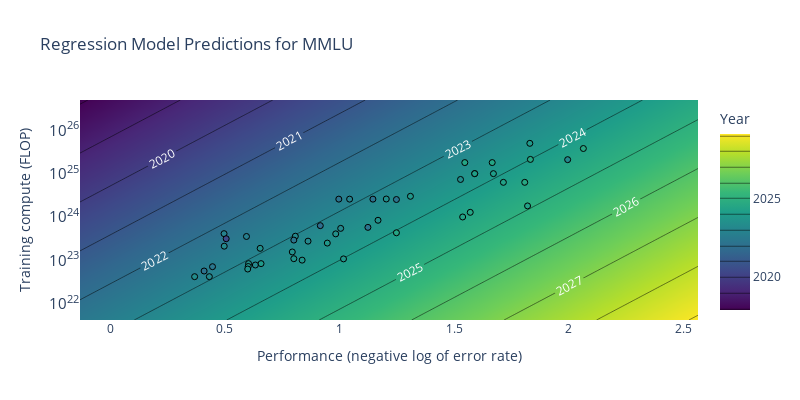

The notebook cell saved with this chart:
### Code cell
# Define the range for performance and log_compute
performance_min, performance_max = filtered_reg_df[benchmark_to_analyze + '_log_error'].min(), filtered_reg_df[benchmark_to_analyze + '_log_error'].max()
log_cost_min, log_cost_max = filtered_reg_df[cost_var].min(), filtered_reg_df[cost_var].max()

# Create a grid of values
performance_vals = np.linspace(performance_min - 0.5, performance_max + 0.5, 100)
log_cost_vals = np.linspace(log_cost_min - 1, log_cost_max + 1, 100)
X_grid, Y_grid = np.meshgrid(performance_vals, log_cost_vals)

# Prepare the grid for prediction
X_pred = pd.DataFrame({
    benchmark_to_analyze + '_log_error': X_grid.ravel(),
    cost_var: Y_grid.ravel()
})

# Generate predictions
Z_pred = time_model.predict(X_pred)
Z_pred = Z_pred.values.reshape(X_grid.shape)

min_year = Z_pred.min()
max_year = Z_pred.max()

# Plot the contour using Plotly
fig = go.Figure(data=go.Contour(
    x=performance_vals,
    y=10**log_cost_vals,
    z=Z_pred,
    colorscale=colorscale,
    colorbar=dict(title='Year'),
    contours=dict(
        coloring='heatmap',
        showlabels=True,
        labelfont=dict(size=12, color='white')
    )
))

# Add the actual data points with Viridiscolorscale
fig.add_trace(go.Scatter(
    x=filtered_reg_df[benchmark_to_analyze + '_log_error'],
    y=10**filtered_reg_df[cost_var],
    mode='markers',
    marker=dict(
        color=filtered_reg_df['float_date'],
        colorscale=colorscale,
        cmin=min_year,
        cmax=max_year,
        line=dict(width=1, color='black')
    ),
    text=filtered_reg_df['System'],
    name='Data'
))

fig.update_yaxes(type='log')

fig.update_layout(
    title=f'Regression Model Predictions for {benchmark_to_analyze}',
    xaxis_title='Performance (negative log of error rate)',
    yaxis_title=var_labels[cost_var],
    coloraxis_colorbar=dict(title=f'Predicted Year'),
    width=800,
    height=400
)

if save:
    save_plot(fig, results_dir, f'{benchmark_to_analyze}_predictions_isotime_contour_cost={cost_var}')

fig.show()

### Figure 1 — Plotly figure (JSON) as saved in the notebook; plotly's stock layout.template omitted (floating-point values rounded to 4 significant figures; data arrays with more than 128 entries replaced by an {"elided": "..."} marker saying what was removed)
{"data": [{"colorbar": {"title": {"text": "Year"}}, "colorscale": [[0, "#440154"], [0.1111, "#482878"], [0.2222, "#3e4989"], [0.3333, "#31688e"], [0.4444, "#26828e"], [0.5556, "#1f9e89"], [0.6667, "#35b779"], [0.7778, "#6ece58"], [0.8889, "#b5de2b"], [1, "#fde725"]], "contours": {"coloring": "heatmap", "labelfont": {"color": "white", "size": 12}, "showlabels": true}, "type": "contour", "x": [-0.1318, -0.1046, -0.07738, -0.05015, -0.02293, 0.004301, 0.03153, 0.05875, 0.08598, 0.1132, 0.1404, 0.1677, 0.1949, 0.2221, 0.2493, 0.2766, 0.3038, 0.331, 0.3582, 0.3855, 0.4127, 0.4399, 0.4671, 0.4944, 0.5216, 0.5488, 0.5761, 0.6033, 0.6305, 0.6577, 0.685, 0.7122, 0.7394, 0.7666, 0.7939, 0.8211, 0.8483, 0.8755, 0.9028, 0.93, 0.9572, 0.9844, 1.012, 1.039, 1.066, 1.093, 1.121, 1.148, 1.175, 1.202, 1.229, 1.257, 1.284, 1.311, 1.338, 1.366, 1.393, 1.42, 1.447, 1.475, 1.502, 1.529, 1.556, 1.583, 1.611, 1.638, 1.665, 1.692, 1.72, 1.747, 1.774, 1.801, 1.828, 1.856, 1.883, 1.91, 1.937, 1.965, 1.992, 2.019, 2.046, 2.073, 2.101, 2.128, 2.155, 2.182, 2.21, 2.237, 2.264, 2.291, 2.319, 2.346, 2.373, 2.4, 2.427, 2.455, 2.482, 2.509, 2.536, 2.564], "y": [4.2e+21, 4.726e+21, 5.318e+21, 5.985e+21, 6.735e+21, 7.579e+21, 8.528e+21, 9.597e+21, 1.08e+22, 1.215e+22, 1.368e+22, 1.539e+22, 1.732e+22, 1.949e+22, 2.193e+22, 2.468e+22, 2.777e+22, 3.125e+22, 3.516e+22, 3.957e+22, 4.453e+22, 5.011e+22, 5.639e+22, 6.345e+22, 7.14e+22, 8.035e+22, 9.042e+22, 1.018e+23, 1.145e+23, 1.288e+23, 1.45e+23, 1.632e+23, 1.836e+23, 2.066e+23, 2.325e+23, 2.616e+23, 2.944e+23, 3.313e+23, 3.728e+23, 4.195e+23, 4.721e+23, 5.313e+23, 5.978e+23, 6.728e+23, 7.571e+23, 8.519e+23, 9.587e+23, 1.079e+24, 1.214e+24, 1.366e+24, 1.537e+24, 1.73e+24, 1.947e+24, 2.191e+24, 2.465e+24, 2.774e+24, 3.122e+24, 3.513e+24, 3.953e+24, 4.448e+24, 5.005e+24, 5.633e+24, 6.338e+24, 7.133e+24, 8.026e+24, 9.032e+24, 1.016e+25, 1.144e+25, 1.287e+25, 1.448e+25, 1.63e+25, 1.834e+25, 2.064e+25, 2.322e+25, 2.613e+25, 2.941e+25, 3.309e+25, 3.724e+25, 4.191e+25, 4.716e+25, 5.307e+25, 5.972e+25, 6.72e+25, 7.562e+25, 8.51e+25, 9.576e+25, 1.078e+26, 1.213e+26, 1.365e+26, 1.536e+26, 1.728e+26, 1.945e+26, 2.188e+26, 2.462e+26, 2.771e+26, 3.118e+26, 3.509e+26, 3.948e+26, 4.443e+26, 5e+26], "z": {"elided": "100x100 float values"}}, {"marker": {"cmax": 2029.0, "cmin": 2018.0, "color": [2023.0, 2023.0, 2022.0, 2022.0, 2024.0, 2024.0, 2024.0, 2023.0, 2024.0, 2024.0, 2023.0, 2022.0, 2023.0, 2023.0, 2022.0, 2024.0, 2024.0, 2024.0, 2024.0, 2025.0, 2025.0, 2023.0, 2023.0, 2023.0, 2023.0, 2024.0, 2024.0, 2024.0, 2024.0, 2024.0, 2025.0, 2023.0, 2023.0, 2024.0, 2024.0, 2022.0, 2022.0, 2022.0, 2023.0, 2024.0, 2024.0, 2024.0, 2020.0, 2022.0, 2023.0, 2024.0, 2024.0, 2024.0, 2024.0], "colorscale": [[0, "#440154"], [0.1111, "#482878"], [0.2222, "#3e4989"], [0.3333, "#31688e"], [0.4444, "#26828e"], [0.5556, "#1f9e89"], [0.6667, "#35b779"], [0.7778, "#6ece58"], [0.8889, "#b5de2b"], [1, "#fde725"]], "line": {"color": "black", "width": 1}}, "mode": "markers", "name": "Data", "text": ["BLOOM-176B", "BloombergGPT", "Chinchilla 70B", "code-davinci-002", "DeepSeek-7B", "DeepSeek-Coder-V2", "DeepSeek-V2", "Falcon 40B", "Gemini Ultra", "Gemma 2 9B", "GLM 130B", "Gopher 280B", "GPT-3.5-turbo-16k", "GPT-4 (original)", "GPT-NeoX 20B", "Grok-1", "Inflection-2", "Inflection-2.5", "Llama 3 70B", "Llama 3.1 405B", "Llama 3.1 70B", "LLaMa-1 13B", "LLaMa-1 33B", "LLaMa-1 65B", "LLaMa-1 7B", "LLaMa-2 13B", "LLaMa-2 34B", "LLaMa-2 70B", "LLaMa-2 7B", "Mistral Large", "Mistral Large 2", "MPT 30B", "MPT 7B", "Nemotron-4-340B Base", "Nemotron-4-340B Instruct", "OPT-66B", "PaLM 540B", "PaLM 63B", "PaLM-2", "Qwen 7B", "StableLM-3B-4E1T", "StableLM-alpha-7b-v2", "text-davinci-001", "text-davinci-002", "text-davinci-003", "XVerse-13B", "XVerse-13B-2", "Yi-6B", "Yi-Large"], "type": "scatter", "x": [0.4964, 0.4973, 1.124, 1.146, 0.6578, 1.57, 1.537, 0.8074, 1.83, 1.248, 0.5942, 0.9163, 1.204, 1.995, 0.4095, 1.309, 1.59, 1.59, 1.715, 2.064, 1.808, 0.633, 0.8627, 1.005, 0.4323, 0.7941, 0.9835, 1.168, 0.6033, 1.671, 1.833, 0.6539, 0.3682, 1.666, 1.546, 0.4461, 1.248, 0.8007, 1.528, 0.837, 0.602, 0.5997, 0.5058, 0.997, 1.044, 0.8007, 0.9467, 1.017, 1.82], "y": [4.12e+23, 2.12e+23, 5.76e+23, 2.58e+24, 8.4e+22, 1.28e+24, 1e+24, 3.6e+23, 5e+25, 4.32e+23, 3.55e+23, 6.31e+23, 2.6e+24, 2.1e+25, 5.67e+22, 3e+24, 1e+25, 1e+25, 6.3e+24, 3.8e+25, 6.3e+24, 7.8e+22, 2.77e+23, 5.46e+23, 4.2e+22, 1.56e+23, 4.08e+23, 8.4e+23, 8.4e+22, 1e+25, 2.13e+25, 1.89e+23, 4.2e+22, 1.8e+25, 1.8e+25, 7.13e+22, 2.53e+24, 2.93e+23, 7.34e+24, 1.01e+23, 7.2e+22, 6.3e+22, 3.15e+23, 2.58e+24, 2.58e+24, 1.09e+23, 2.5e+23, 1.08e+23, 1.8e+24]}], "layout": {"coloraxis": {"colorbar": {"title": {"text": "Predicted Year"}}}, "height": 400, "title": {"text": "Regression Model Predictions for MMLU"}, "width": 800, "xaxis": {"title": {"text": "Performance (negative log of error rate)"}}, "yaxis": {"title": {"text": "Training compute (FLOP)"}, "type": "log"}}}
